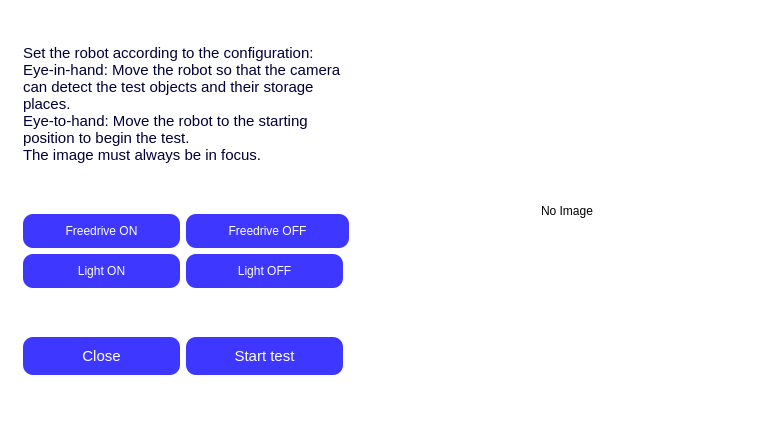
<?xml version="1.0" encoding="UTF-8"?>
<ui version="4.0">
 <class>test_1</class>
 <widget class="QDialog" name="test_1">
  <property name="geometry">
   <rect>
    <x>0</x>
    <y>0</y>
    <width>774</width>
    <height>418</height>
   </rect>
  </property>
  <property name="windowTitle">
   <string>Test 1</string>
  </property>
  <property name="styleSheet">
   <string notr="true">QDialog {
	background-color: #ffffff;
}</string>
  </property>
  <layout class="QGridLayout" name="gridLayout">
   <item row="0" column="3" rowspan="8">
    <widget class="QLabel" name="image_label">
     <property name="sizePolicy">
      <sizepolicy hsizetype="Preferred" vsizetype="Expanding">
       <horstretch>0</horstretch>
       <verstretch>0</verstretch>
      </sizepolicy>
     </property>
     <property name="minimumSize">
      <size>
       <width>400</width>
       <height>400</height>
      </size>
     </property>
     <property name="text">
      <string>No Image</string>
     </property>
     <property name="alignment">
      <set>Qt::AlignmentFlag::AlignCenter</set>
     </property>
    </widget>
   </item>
   <item row="3" column="0">
    <widget class="QGroupBox" name="groupBox">
     <property name="minimumSize">
      <size>
       <width>350</width>
       <height>0</height>
      </size>
     </property>
     <property name="maximumSize">
      <size>
       <width>350</width>
       <height>16777215</height>
      </size>
     </property>
     <property name="styleSheet">
      <string notr="true">QGroupBox {
	border: none;
	padding: 0px;
	margin: 0px;
}

QGroupBox::title {
	color: #000036;
}</string>
     </property>
     <property name="title">
      <string/>
     </property>
     <layout class="QGridLayout" name="gridLayout_2" columnstretch="0,0,0,0">
      <item row="2" column="1" colspan="3">
       <spacer name="verticalSpacer">
        <property name="orientation">
         <enum>Qt::Orientation::Vertical</enum>
        </property>
        <property name="sizeType">
         <enum>QSizePolicy::Policy::Expanding</enum>
        </property>
        <property name="sizeHint" stdset="0">
         <size>
          <width>20</width>
          <height>40</height>
         </size>
        </property>
       </spacer>
      </item>
      <item row="8" column="1" colspan="3">
       <spacer name="verticalSpacer_2">
        <property name="orientation">
         <enum>Qt::Orientation::Vertical</enum>
        </property>
        <property name="sizeHint" stdset="0">
         <size>
          <width>20</width>
          <height>40</height>
         </size>
        </property>
       </spacer>
      </item>
      <item row="10" column="1">
       <widget class="QPushButton" name="b_close">
        <property name="sizePolicy">
         <sizepolicy hsizetype="MinimumExpanding" vsizetype="Fixed">
          <horstretch>0</horstretch>
          <verstretch>0</verstretch>
         </sizepolicy>
        </property>
        <property name="font">
         <font>
          <pointsize>11</pointsize>
          <fontweight>DemiBold</fontweight>
         </font>
        </property>
        <property name="styleSheet">
         <string notr="true">QPushButton {
    background-color: #3e37ff;
    border: none;
    border-radius: 10px;
    padding: 10px; /* Upraví vnitřní prostor tlačítka */
	color: white;
}

QPushButton:hover {
    background-color: #000036;
}

QPushButton:disabled {
    background-color: #808080; /* Šedá barva pro deaktivované tlačítko */
    color: #c0c0c0; /* Světlejší šedá barva textu */
    border: none;
}</string>
        </property>
        <property name="text">
         <string>Close</string>
        </property>
       </widget>
      </item>
      <item row="3" column="1">
       <widget class="QPushButton" name="b_freedrive_on">
        <property name="sizePolicy">
         <sizepolicy hsizetype="MinimumExpanding" vsizetype="Fixed">
          <horstretch>0</horstretch>
          <verstretch>0</verstretch>
         </sizepolicy>
        </property>
        <property name="font">
         <font>
          <pointsize>9</pointsize>
          <bold>false</bold>
         </font>
        </property>
        <property name="styleSheet">
         <string notr="true">QPushButton {
    background-color: #3e37ff;
    border: none;
    border-radius: 10px;
    padding: 10px; /* Upraví vnitřní prostor tlačítka */
	color: white;
}

QPushButton:hover {
    background-color: #000036;
}

QPushButton:disabled {
    background-color: #808080; /* Šedá barva pro deaktivované tlačítko */
    color: #c0c0c0; /* Světlejší šedá barva textu */
    border: none;
}</string>
        </property>
        <property name="text">
         <string>Freedrive ON</string>
        </property>
       </widget>
      </item>
      <item row="10" column="2">
       <widget class="QPushButton" name="b_start_test">
        <property name="sizePolicy">
         <sizepolicy hsizetype="MinimumExpanding" vsizetype="Fixed">
          <horstretch>0</horstretch>
          <verstretch>0</verstretch>
         </sizepolicy>
        </property>
        <property name="font">
         <font>
          <pointsize>11</pointsize>
          <kerning>false</kerning>
          <fontweight>DemiBold</fontweight>
         </font>
        </property>
        <property name="styleSheet">
         <string notr="true">QPushButton {
    background-color: #3e37ff;
    border: none;
    border-radius: 10px;
    padding: 10px; /* Upraví vnitřní prostor tlačítka */
	color: white;
}

QPushButton:hover {
    background-color: #000036;
}

QPushButton:disabled {
    background-color: #808080; /* Šedá barva pro deaktivované tlačítko */
    color: #c0c0c0; /* Světlejší šedá barva textu */
    border: none;
}</string>
        </property>
        <property name="text">
         <string>Start test</string>
        </property>
       </widget>
      </item>
      <item row="3" column="2" colspan="2">
       <widget class="QPushButton" name="b_freedrive_off">
        <property name="sizePolicy">
         <sizepolicy hsizetype="MinimumExpanding" vsizetype="Fixed">
          <horstretch>0</horstretch>
          <verstretch>0</verstretch>
         </sizepolicy>
        </property>
        <property name="font">
         <font>
          <pointsize>9</pointsize>
          <bold>false</bold>
         </font>
        </property>
        <property name="styleSheet">
         <string notr="true">QPushButton {
    background-color: #3e37ff;
    border: none;
    border-radius: 10px;
    padding: 10px; /* Upraví vnitřní prostor tlačítka */
	color: white;
}

QPushButton:hover {
    background-color: #000036;
}

QPushButton:disabled {
    background-color: #808080; /* Šedá barva pro deaktivované tlačítko */
    color: #c0c0c0; /* Světlejší šedá barva textu */
    border: none;
}</string>
        </property>
        <property name="text">
         <string>Freedrive OFF</string>
        </property>
       </widget>
      </item>
      <item row="1" column="1" colspan="2">
       <widget class="QLabel" name="label_2">
        <property name="sizePolicy">
         <sizepolicy hsizetype="Preferred" vsizetype="Minimum">
          <horstretch>0</horstretch>
          <verstretch>0</verstretch>
         </sizepolicy>
        </property>
        <property name="minimumSize">
         <size>
          <width>300</width>
          <height>0</height>
         </size>
        </property>
        <property name="font">
         <font>
          <pointsize>11</pointsize>
          <fontweight>DemiBold</fontweight>
         </font>
        </property>
        <property name="styleSheet">
         <string notr="true">color:#000036;</string>
        </property>
        <property name="text">
         <string>Set the robot according to the configuration:
Eye-in-hand: Move the robot so that the camera can detect the test objects and their storage places. 
Eye-to-hand: Move the robot to the starting position to begin the test.
The image must always be in focus.</string>
        </property>
        <property name="wordWrap">
         <bool>true</bool>
        </property>
       </widget>
      </item>
      <item row="4" column="2">
       <widget class="QPushButton" name="b_light_off_init">
        <property name="sizePolicy">
         <sizepolicy hsizetype="MinimumExpanding" vsizetype="Fixed">
          <horstretch>0</horstretch>
          <verstretch>0</verstretch>
         </sizepolicy>
        </property>
        <property name="styleSheet">
         <string notr="true">QPushButton {
    background-color: #3e37ff;
    border: none;
    border-radius: 10px;
    padding: 10px; /* Upraví vnitřní prostor tlačítka */
	color: white;
}

QPushButton:hover {
    background-color: #000036;
}

QPushButton:disabled {
    background-color: #808080; /* Šedá barva pro deaktivované tlačítko */
    color: #c0c0c0; /* Světlejší šedá barva textu */
    border: none;
}</string>
        </property>
        <property name="text">
         <string>Light OFF</string>
        </property>
       </widget>
      </item>
      <item row="4" column="1">
       <widget class="QPushButton" name="b_light_on_init">
        <property name="sizePolicy">
         <sizepolicy hsizetype="MinimumExpanding" vsizetype="Fixed">
          <horstretch>0</horstretch>
          <verstretch>0</verstretch>
         </sizepolicy>
        </property>
        <property name="styleSheet">
         <string notr="true">QPushButton {
    background-color: #3e37ff;
    border: none;
    border-radius: 10px;
    padding: 10px; /* Upraví vnitřní prostor tlačítka */
	color: white;
}

QPushButton:hover {
    background-color: #000036;
}

QPushButton:disabled {
    background-color: #808080; /* Šedá barva pro deaktivované tlačítko */
    color: #c0c0c0; /* Světlejší šedá barva textu */
    border: none;
}</string>
        </property>
        <property name="text">
         <string>Light ON</string>
        </property>
       </widget>
      </item>
     </layout>
    </widget>
   </item>
  </layout>
 </widget>
 <resources/>
 <connections/>
</ui>
